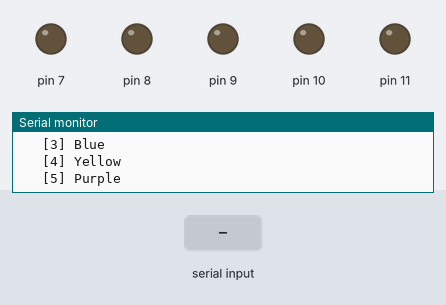
A sketch run on a simulated Arduino Uno, built with avr-gcc and run on an emulated ATmega328P. On the bench: output pins drawn as LEDs (lit = HIGH), the last lines printed to the serial monitor. Inputs (shaded band) come from the test bench.

Above: at 1.2 s.
1.3 s: "90,45\n" received over Serial
At 1.45 s:
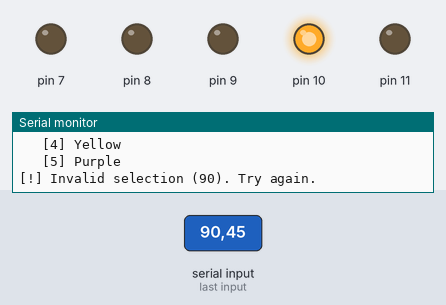
At 1.85 s:
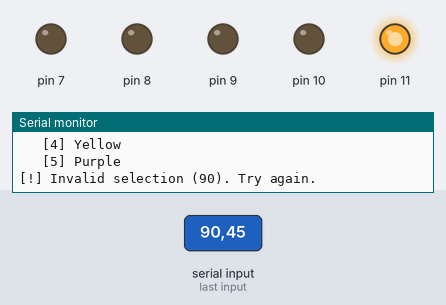
Timing chart, 0 to 10.3 s (numbered marks = the images above; inputs shaded):
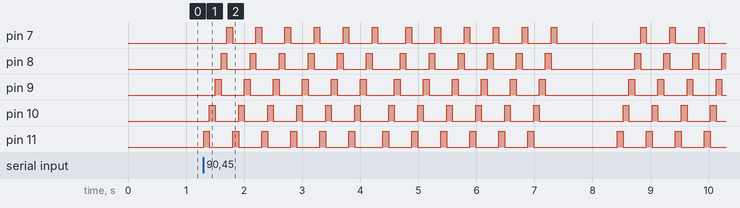

The sketch:

13.Data_Reading.ino
```cpp
/*
This project allows the user to interact with an Arduino board through the Serial Monitor by selecting which LED to turn on. The user
is presented with a menu of options, each corresponding to a specific LED. The program validates the user's input and either activates
the selected LED or signals an error if the input is invalid.

Required Materials:
  - Arduino Uno board
  - USB cable
  - 5 LEDs (Red, Green, Blue, Yellow, Purple)
  - 5 resistors (220 ohms each)
  - Breadboard and connecting wires
*/

String options = "Escribe el color que deseas encender \n"
                 "\t [1] Red \n"
                 "\t [2] Green \n"
                 "\t [3] Blue \n"
                 "\t [4] Yellow \n"
                 "\t [5] Purple \n";

int number = 0;
const int SLEEP = 5000;
const int WAIT = 600;
const int RED_LED = 11;
const int GREEN_LED = 10;
const int BLUE_LED = 9;
const int YELLOW_LED = 8;
const int PURPLE_LED = 7;

void setup() {
  // put your setup code here, to run once:
  Serial.begin(9600);
  for (int led = PURPLE_LED; led <= RED_LED; led++){
    pinMode(led, OUTPUT);
  }
}

void loop() {
  // put your main code here, to run repeatedly:

  Serial.println(options);
  while (Serial.available() == 0) {

  }

  do {
    number = Serial.parseInt();
    switch (number) {
      case 1:
        Serial.println("[-] Turning on Red LED\n");
        light_led(RED_LED);
        break;
      case 2:
        Serial.println("[-] Turning on Green LED\n");
        light_led(GREEN_LED);
        break;
      case 3:
        Serial.println("[-] Turning on Blue LED\n");
        light_led(BLUE_LED);
        break;
      case 4:
        Serial.println("[-] Turning on Yellow LED\n");
        light_led(YELLOW_LED);
        break;
      case 5:
        Serial.println("[-] Turning on Purple LED\n");
        light_led(PURPLE_LED);
        break;
      default:
        Serial.println("[!] Invalid selection (" + String(number) + "). Try again.\n");
        error();
        return;
    }
  } while (number > 5 || number <= 0);
}

void light_led(int LED) {
  digitalWrite(LED, HIGH);
  delay(SLEEP);
  digitalWrite(LED, LOW);
  delay(WAIT);
}

void error() {
  for (int i = 0; i < 6; i++) {
    for (int j = RED_LED; j >= PURPLE_LED; j--) {
      digitalWrite(j, HIGH);
      delay(100);
      digitalWrite(j, LOW);
    }
  }
}
```

Measured:
- after the input at 1.3 s, pin 7: LOW → HIGH after 0.40 s, → LOW 0.10 s later, → HIGH 0.40 s later, → LOW 0.10 s later, … (30 changes in this stretch); pin 8: LOW → HIGH after 0.30 s, → LOW 0.10 s later, → HIGH 0.40 s later, → LOW 0.10 s later, … (31 changes in this stretch)
